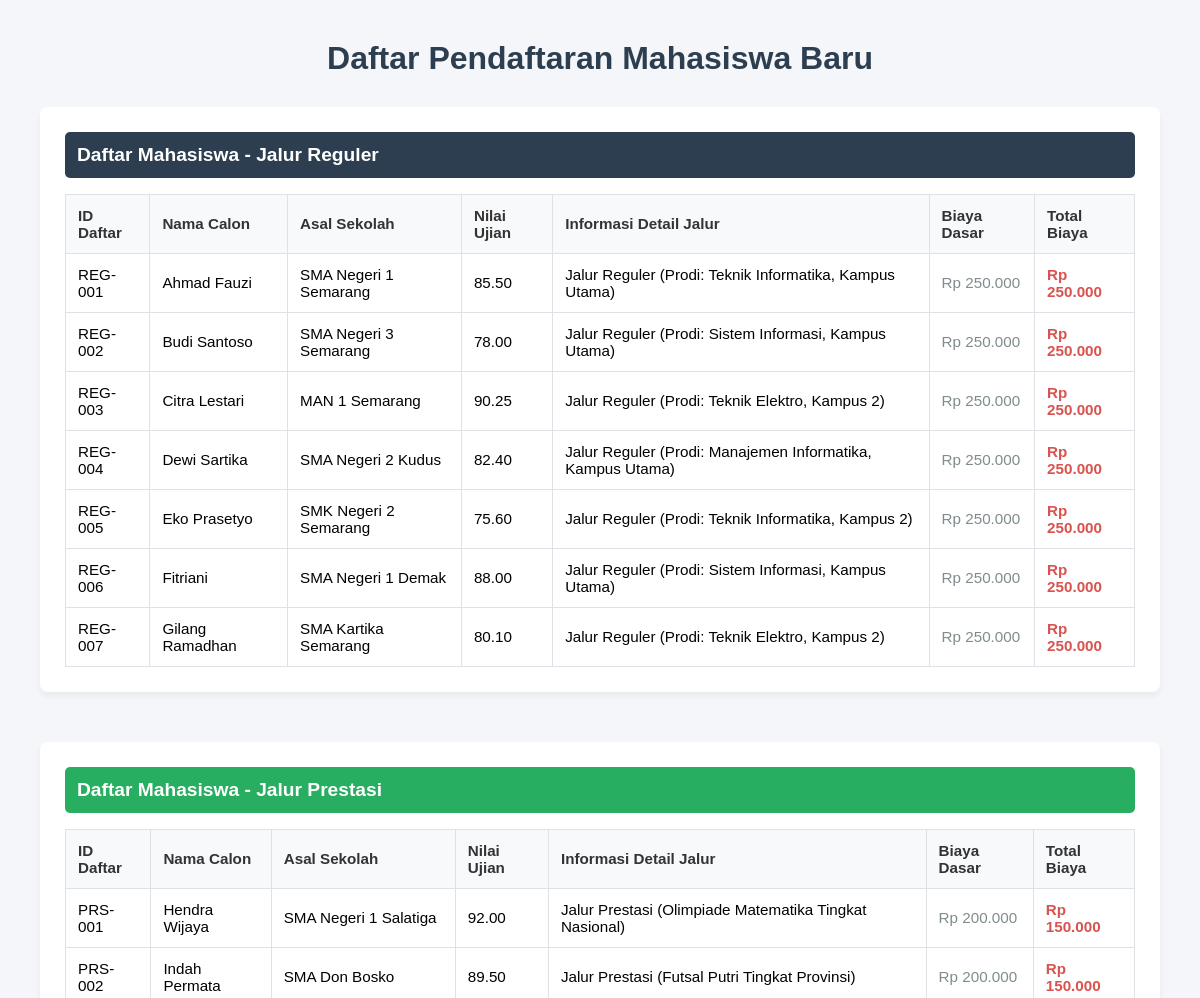
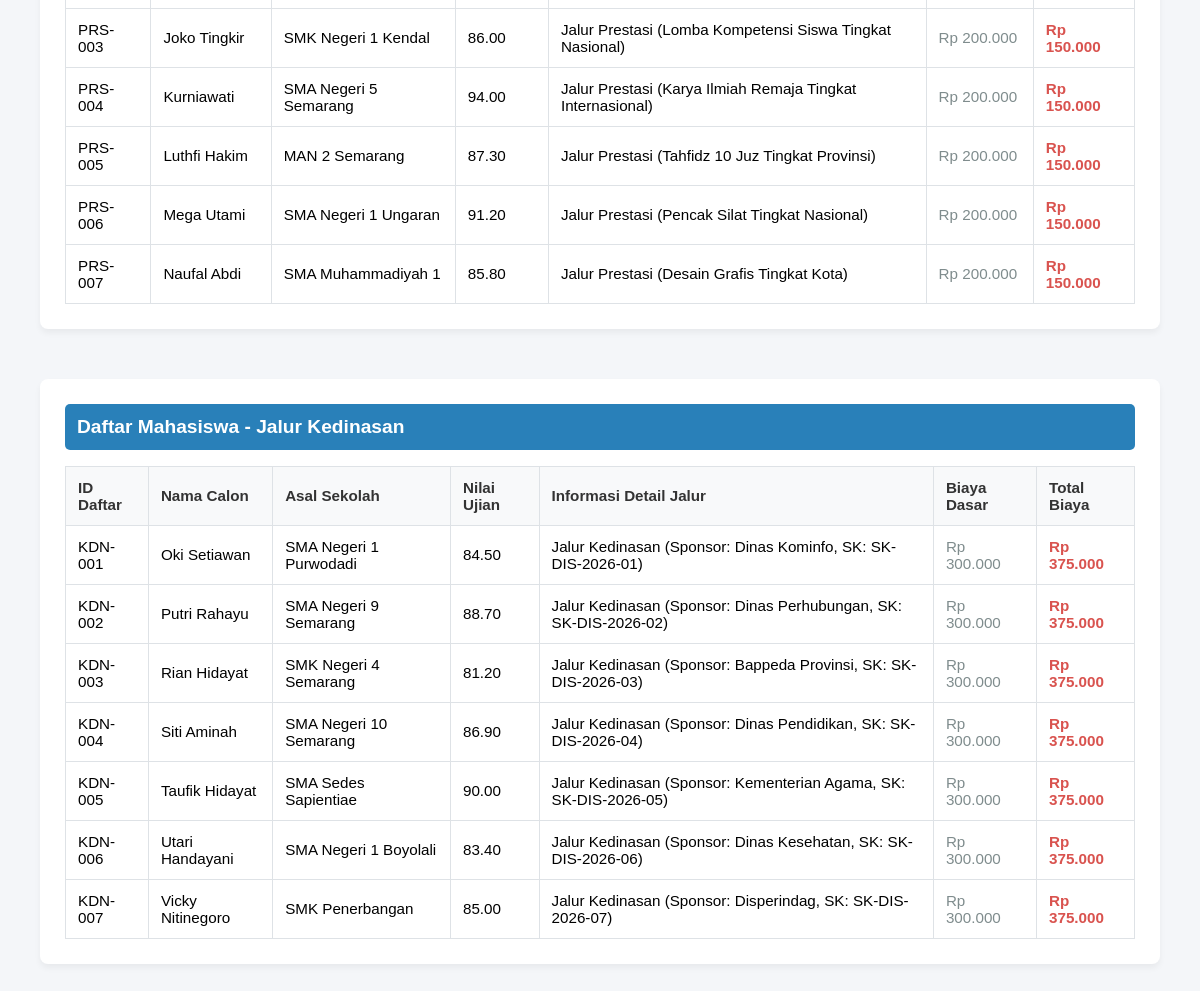
The page / on the database its author committed (2 pictures, top to bottom).
### tables this page shows
CREATE TABLE `tabel_pendaftaran` (
  `id_pendaftaran` varchar(50) NOT NULL,
  `nama_calon` varchar(150) NOT NULL,
  `asal_sekolah` varchar(150) NOT NULL,
  `nilai_ujian` decimal(5,2) NOT NULL,
  `biaya_pendaftaran_dasar` decimal(12,2) NOT NULL,
  `jalur_pendaftaran` enum('Reguler','Prestasi','Kedinasan') NOT NULL,
  `pilihan_prodi` varchar(100) DEFAULT NULL,
  `lokasi_kampus` varchar(100) DEFAULT NULL,
  `jenis_prestasi` varchar(100) DEFAULT NULL,
  `tingkat_prestasi` varchar(50) DEFAULT NULL,
  `sk_ikatan_dinas` varchar(100) DEFAULT NULL,
  `instansi_sponsor` varchar(150) DEFAULT NULL
);

### PendaftaranReguler.php (called while the page is built, shortened)
<?php
require_once 'pendaftaran.php';
class PendaftaranReguler extends Pendaftaran {
    private $pilihanProdi;
    private $lokasiKampus;
    public function __construct($id_pendaftaran, $nama_calon, $asal_sekolah, $nilai_ujian, $biayaPendaftaranDasar, $pilihanProdi, $lokasiKampus) {
        $this->pilihanProdi = $pilihanProdi;
        $this->lokasiKampus = $lokasiKampus;
    }
    public function hitungTotalBiaya() {
        return $this->biayaPendaftaranDasar;
    }
    public function tampilkanInfoJalur() {
        return "Jalur Reguler (Prodi: " . $this->pilihanProdi . ", " . $this->lokasiKampus . ")";
    }
    public function getDaftarReguler($db) {
        $query = "SELECT * FROM tabel_pendaftaran WHERE jalur_pendaftaran = 'Reguler'";
        return mysqli_query($db, $query);
    }
}
?>

### pendaftaran.php (called while the page is built, shortened)
<?php
abstract class Pendaftaran {
    public function __construct($id_pendaftaran, $nama_calon, $asal_sekolah, $nilai_ujian, $biayaPendaftaranDasar) {
        $this->biayaPendaftaranDasar = $biayaPendaftaranDasar;
    }
}
?>

### PendaftaranPrestasi.php (called while the page is built, shortened)
<?php
require_once 'pendaftaran.php';
class PendaftaranPrestasi extends Pendaftaran {
    private $jenisPrestasi;
    private $tingkatPrestasi;
    public function __construct($id_pendaftaran, $nama_calon, $asal_sekolah, $nilai_ujian, $biayaPendaftaranDasar, $jenisPrestasi, $tingkatPrestasi) {
        $this->jenisPrestasi = $jenisPrestasi;
        $this->tingkatPrestasi = $tingkatPrestasi;
    }
    public function hitungTotalBiaya() {
        return $this->biayaPendaftaranDasar - 50000;
    }
    public function tampilkanInfoJalur() {
        return "Jalur Prestasi (" . $this->jenisPrestasi . " Tingkat " . $this->tingkatPrestasi . ")";
    }
    public function getDaftarPrestasi($db) {
        $query = "SELECT * FROM tabel_pendaftaran WHERE jalur_pendaftaran = 'Prestasi'";
        return mysqli_query($db, $query);
    }
}
?>

### PendaftaranKedinasan.php (called while the page is built, shortened)
<?php
require_once 'pendaftaran.php';
class PendaftaranKedinasan extends Pendaftaran {
    private $skIkatanDinas;
    private $instansiSponsor;
    public function __construct($id_pendaftaran, $nama_calon, $asal_sekolah, $nilai_ujian, $biayaPendaftaranDasar, $skIkatanDinas, $instansiSponsor) {
        $this->skIkatanDinas = $skIkatanDinas;
        $this->instansiSponsor = $instansiSponsor;
    }
    public function hitungTotalBiaya() {
        return $this->biayaPendaftaranDasar * 1.25;
    }
    public function tampilkanInfoJalur() {
        return "Jalur Kedinasan (Sponsor: " . $this->instansiSponsor . ", SK: " . $this->skIkatanDinas . ")";
    }
    public function getDaftarKedinasan($db) {
        $query = "SELECT * FROM tabel_pendaftaran WHERE jalur_pendaftaran = 'Kedinasan'";
        return mysqli_query($db, $query);
    }
}
?>

### index.php (the view, shortened to what this page needs)
<?php
require_once 'koneksi/database.php';
require_once 'PendaftaranReguler.php';
require_once 'PendaftaranPrestasi.php';
require_once 'PendaftaranKedinasan.php';
$dummyReguler   = new PendaftaranReguler("", "", "", 0, 0, "", "");
$dummyPrestasi  = new PendaftaranPrestasi("", "", "", 0, 0, "", "");
$dummyKedinasan = new PendaftaranKedinasan("", "", "", 0, 0, "", "");
$dataReguler   = $dummyReguler->getDaftarReguler($koneksi);
$dataPrestasi  = $dummyPrestasi->getDaftarPrestasi($koneksi);
$dataKedinasan = $dummyKedinasan->getDaftarKedinasan($koneksi);
?>
<!DOCTYPE html>
<html lang="id">
<head>
</head>
<body>
    <h1>Daftar Pendaftaran Mahasiswa Baru</h1>
    <div class="container-jalur jalur-reguler">
        <h2>Daftar Mahasiswa - Jalur Reguler</h2>
        <table>
            <thead>
                <tr>
                    <th>ID Daftar</th>
                    <th>Nama Calon</th>
                    <th>Asal Sekolah</th>
                    <th>Nilai Ujian</th>
                    <th>Informasi Detail Jalur</th>
                    <th>Biaya Dasar</th>
                    <th>Total Biaya</th>
                </tr>
            </thead>
            <tbody>
                <?php
                while ($row = mysqli_fetch_assoc($dataReguler)) {
                    $mhs = new PendaftaranReguler(
                        $row['id_pendaftaran'], $row['nama_calon'], $row['asal_sekolah'],
                        $row['nilai_ujian'], $row['biaya_pendaftaran_dasar'], $row['pilihan_prodi'], $row['lokasi_kampus']
                    );
                    echo "<tr>
                            <td>{$row['id_pendaftaran']}</td>
                            <td>{$row['nama_calon']}</td>
                            <td>{$row['asal_sekolah']}</td>
                            <td>{$row['nilai_ujian']}</td>
                            <td>" . $mhs->tampilkanInfoJalur() . "</td>
                            <td class='biaya-dasar'>Rp " . number_format($row['biaya_pendaftaran_dasar'], 0, ',', '.') . "</td>
                            <td class='total-biaya'>Rp " . number_format($mhs->hitungTotalBiaya(), 0, ',', '.') . "</td>
                          </tr>";
                }
                ?>
            </tbody>
        </table>
    </div>
    <div class="container-jalur jalur-prestasi">
        <h2>Daftar Mahasiswa - Jalur Prestasi</h2>
        <table>
            <thead>
                <tr>
                    <th>ID Daftar</th>
                    <th>Nama Calon</th>
                    <th>Asal Sekolah</th>
                    <th>Nilai Ujian</th>
                    <th>Informasi Detail Jalur</th>
                    <th>Biaya Dasar</th>
                    <th>Total Biaya</th>
                </tr>
            </thead>
            <tbody>
                <?php
                while ($row = mysqli_fetch_assoc($dataPrestasi)) {
                    $mhs = new PendaftaranPrestasi(
                        $row['id_pendaftaran'], $row['nama_calon'], $row['asal_sekolah'],
                        $row['nilai_ujian'], $row['biaya_pendaftaran_dasar'], $row['jenis_prestasi'], $row['tingkat_prestasi']
                    );
                    echo "<tr>
                            <td>{$row['id_pendaftaran']}</td>
                            <td>{$row['nama_calon']}</td>
                            <td>{$row['asal_sekolah']}</td>
                            <td>{$row['nilai_ujian']}</td>
                            <td>" . $mhs->tampilkanInfoJalur() . "</td>
                            <td class='biaya-dasar'>Rp " . number_format($row['biaya_pendaftaran_dasar'], 0, ',', '.') . "</td>
                            <td class='total-biaya'>Rp " . number_format($mhs->hitungTotalBiaya(), 0, ',', '.') . "</td>
                          </tr>";
                }
                ?>
            </tbody>
        </table>
    </div>
    <div class="container-jalur jalur-kedinasan">
        <h2>Daftar Mahasiswa - Jalur Kedinasan</h2>
        <table>
            <thead>
                <tr>
                    <th>ID Daftar</th>
                    <th>Nama Calon</th>
                    <th>Asal Sekolah</th>
                    <th>Nilai Ujian</th>
                    <th>Informasi Detail Jalur</th>
                    <th>Biaya Dasar</th>
                    <th>Total Biaya</th>
                </tr>
            </thead>
            <tbody>
                <?php
                while ($row = mysqli_fetch_assoc($dataKedinasan)) {
                    $mhs = new PendaftaranKedinasan(
                        $row['id_pendaftaran'], $row['nama_calon'], $row['asal_sekolah'],
                        $row['nilai_ujian'], $row['biaya_pendaftaran_dasar'], $row['sk_ikatan_dinas'], $row['instansi_sponsor']
                    );
                    echo "<tr>
                            <td>{$row['id_pendaftaran']}</td>
                            <td>{$row['nama_calon']}</td>
                            <td>{$row['asal_sekolah']}</td>
                            <td>{$row['nilai_ujian']}</td>
                            <td>" . $mhs->tampilkanInfoJalur() . "</td>
                            <td class='biaya-dasar'>Rp " . number_format($row['biaya_pendaftaran_dasar'], 0, ',', '.') . "</td>
                            <td class='total-biaya'>Rp " . number_format($mhs->hitungTotalBiaya(), 0, ',', '.') . "</td>
                          </tr>";
                }
                ?>
            </tbody>
        </table>
    </div>
</body>
</html>

### index.php (style rules this page uses)
body { font-family: Arial, sans-serif; margin: 40px; background-color: #f4f6f9; }
h1 { text-align: center; color: #2c3e50; margin-bottom: 30px; }
.container-jalur { margin-bottom: 50px; background: #fff; padding: 25px; border-radius: 8px; box-shadow: 0 4px 6px rgba(0,0,0,0.05); }
h2 { padding: 12px; color: #fff; border-radius: 5px; margin-top: 0; font-size: 1.2rem; }
.jalur-reguler h2 { background-color: #2c3e50; }
.jalur-prestasi h2 { background-color: #27ae60; }
.jalur-kedinasan h2 { background-color: #2980b9; }
table { width: 100%; border-collapse: collapse; margin-top: 15px; background: #fff; }
th, td { border: 1px solid #dee2e6; padding: 12px; text-align: left; font-size: 0.95rem; }
th { background-color: #f8f9fa; font-weight: bold; color: #333; }
.biaya-dasar { color: #7f8c8d; }
.total-biaya { font-weight: bold; color: #d9534f; }

### rows shown on the page
tabel_pendaftaran: id_pendaftaran "REG-001", nama_calon "Ahmad Fauzi", asal_sekolah "SMA Negeri 1 Semarang", nilai_ujian "85.50", $mhs->tampilkanInfoJalur() "Jalur Reguler (Prodi: Teknik Informatika, Kampus Utama)", biaya_pendaftaran_dasar "250.000"
tabel_pendaftaran: id_pendaftaran "REG-002", nama_calon "Budi Santoso", asal_sekolah "SMA Negeri 3 Semarang", nilai_ujian "78.00", $mhs->tampilkanInfoJalur() "Jalur Reguler (Prodi: Sistem Informasi, Kampus Utama)", biaya_pendaftaran_dasar "250.000"
tabel_pendaftaran: id_pendaftaran "REG-003", nama_calon "Citra Lestari", asal_sekolah "MAN 1 Semarang", nilai_ujian "90.25", $mhs->tampilkanInfoJalur() "Jalur Reguler (Prodi: Teknik Elektro, Kampus 2)", biaya_pendaftaran_dasar "250.000"
tabel_pendaftaran: id_pendaftaran "REG-004", nama_calon "Dewi Sartika", asal_sekolah "SMA Negeri 2 Kudus", nilai_ujian "82.40", $mhs->tampilkanInfoJalur() "Jalur Reguler (Prodi: Manajemen Informatika, Kampus Utama)", biaya_pendaftaran_dasar "250.000"
tabel_pendaftaran: id_pendaftaran "REG-005", nama_calon "Eko Prasetyo", asal_sekolah "SMK Negeri 2 Semarang", nilai_ujian "75.60", $mhs->tampilkanInfoJalur() "Jalur Reguler (Prodi: Teknik Informatika, Kampus 2)", biaya_pendaftaran_dasar "250.000"
tabel_pendaftaran: id_pendaftaran "REG-006", nama_calon "Fitriani", asal_sekolah "SMA Negeri 1 Demak", nilai_ujian "88.00", $mhs->tampilkanInfoJalur() "Jalur Reguler (Prodi: Sistem Informasi, Kampus Utama)", biaya_pendaftaran_dasar "250.000"
tabel_pendaftaran: id_pendaftaran "REG-007", nama_calon "Gilang Ramadhan", asal_sekolah "SMA Kartika Semarang", nilai_ujian "80.10", $mhs->tampilkanInfoJalur() "Jalur Reguler (Prodi: Teknik Elektro, Kampus 2)", biaya_pendaftaran_dasar "250.000"
tabel_pendaftaran: id_pendaftaran "PRS-001", nama_calon "Hendra Wijaya", asal_sekolah "SMA Negeri 1 Salatiga", nilai_ujian "92.00", $mhs->tampilkanInfoJalur() "Jalur Prestasi (Olimpiade Matematika Tingkat Nasional)", biaya_pendaftaran_dasar "200.000", biaya_pendaftaran_dasar "150.000"
tabel_pendaftaran: id_pendaftaran "PRS-002", nama_calon "Indah Permata", asal_sekolah "SMA Don Bosko", nilai_ujian "89.50", $mhs->tampilkanInfoJalur() "Jalur Prestasi (Futsal Putri Tingkat Provinsi)", biaya_pendaftaran_dasar "200.000", biaya_pendaftaran_dasar "150.000"
tabel_pendaftaran: id_pendaftaran "PRS-003", nama_calon "Joko Tingkir", asal_sekolah "SMK Negeri 1 Kendal", nilai_ujian "86.00", $mhs->tampilkanInfoJalur() "Jalur Prestasi (Lomba Kompetensi Siswa Tingkat Nasional)", biaya_pendaftaran_dasar "200.000", biaya_pendaftaran_dasar "150.000"
tabel_pendaftaran: id_pendaftaran "PRS-004", nama_calon "Kurniawati", asal_sekolah "SMA Negeri 5 Semarang", nilai_ujian "94.00", $mhs->tampilkanInfoJalur() "Jalur Prestasi (Karya Ilmiah Remaja Tingkat Internasional)", biaya_pendaftaran_dasar "200.000", biaya_pendaftaran_dasar "150.000"
tabel_pendaftaran: id_pendaftaran "PRS-005", nama_calon "Luthfi Hakim", asal_sekolah "MAN 2 Semarang", nilai_ujian "87.30", $mhs->tampilkanInfoJalur() "Jalur Prestasi (Tahfidz 10 Juz Tingkat Provinsi)", biaya_pendaftaran_dasar "200.000", biaya_pendaftaran_dasar "150.000"
tabel_pendaftaran: id_pendaftaran "PRS-006", nama_calon "Mega Utami", asal_sekolah "SMA Negeri 1 Ungaran", nilai_ujian "91.20", $mhs->tampilkanInfoJalur() "Jalur Prestasi (Pencak Silat Tingkat Nasional)", biaya_pendaftaran_dasar "200.000", biaya_pendaftaran_dasar "150.000"
tabel_pendaftaran: id_pendaftaran "PRS-007", nama_calon "Naufal Abdi", asal_sekolah "SMA Muhammadiyah 1", nilai_ujian "85.80", $mhs->tampilkanInfoJalur() "Jalur Prestasi (Desain Grafis Tingkat Kota)", biaya_pendaftaran_dasar "200.000", biaya_pendaftaran_dasar "150.000"
tabel_pendaftaran: id_pendaftaran "KDN-001", nama_calon "Oki Setiawan", asal_sekolah "SMA Negeri 1 Purwodadi", nilai_ujian "84.50", $mhs->tampilkanInfoJalur() "Jalur Kedinasan (Sponsor: Dinas Kominfo, SK: SK-DIS-2026-01)", biaya_pendaftaran_dasar "300.000", biaya_pendaftaran_dasar "375.000"
tabel_pendaftaran: id_pendaftaran "KDN-002", nama_calon "Putri Rahayu", asal_sekolah "SMA Negeri 9 Semarang", nilai_ujian "88.70", $mhs->tampilkanInfoJalur() "Jalur Kedinasan (Sponsor: Dinas Perhubungan, SK: SK-DIS-2026-02)", biaya_pendaftaran_dasar "300.000", biaya_pendaftaran_dasar "375.000"
tabel_pendaftaran: id_pendaftaran "KDN-003", nama_calon "Rian Hidayat", asal_sekolah "SMK Negeri 4 Semarang", nilai_ujian "81.20", $mhs->tampilkanInfoJalur() "Jalur Kedinasan (Sponsor: Bappeda Provinsi, SK: SK-DIS-2026-03)", biaya_pendaftaran_dasar "300.000", biaya_pendaftaran_dasar "375.000"
tabel_pendaftaran: id_pendaftaran "KDN-004", nama_calon "Siti Aminah", asal_sekolah "SMA Negeri 10 Semarang", nilai_ujian "86.90", $mhs->tampilkanInfoJalur() "Jalur Kedinasan (Sponsor: Dinas Pendidikan, SK: SK-DIS-2026-04)", biaya_pendaftaran_dasar "300.000", biaya_pendaftaran_dasar "375.000"
tabel_pendaftaran: id_pendaftaran "KDN-005", nama_calon "Taufik Hidayat", asal_sekolah "SMA Sedes Sapientiae", nilai_ujian "90.00", $mhs->tampilkanInfoJalur() "Jalur Kedinasan (Sponsor: Kementerian Agama, SK: SK-DIS-2026-05)", biaya_pendaftaran_dasar "300.000", biaya_pendaftaran_dasar "375.000"
tabel_pendaftaran: id_pendaftaran "KDN-006", nama_calon "Utari Handayani", asal_sekolah "SMA Negeri 1 Boyolali", nilai_ujian "83.40", $mhs->tampilkanInfoJalur() "Jalur Kedinasan (Sponsor: Dinas Kesehatan, SK: SK-DIS-2026-06)", biaya_pendaftaran_dasar "300.000", biaya_pendaftaran_dasar "375.000"
tabel_pendaftaran: id_pendaftaran "KDN-007", nama_calon "Vicky Nitinegoro", asal_sekolah "SMK Penerbangan", nilai_ujian "85.00", $mhs->tampilkanInfoJalur() "Jalur Kedinasan (Sponsor: Disperindag, SK: SK-DIS-2026-07)", biaya_pendaftaran_dasar "300.000", biaya_pendaftaran_dasar "375.000"
